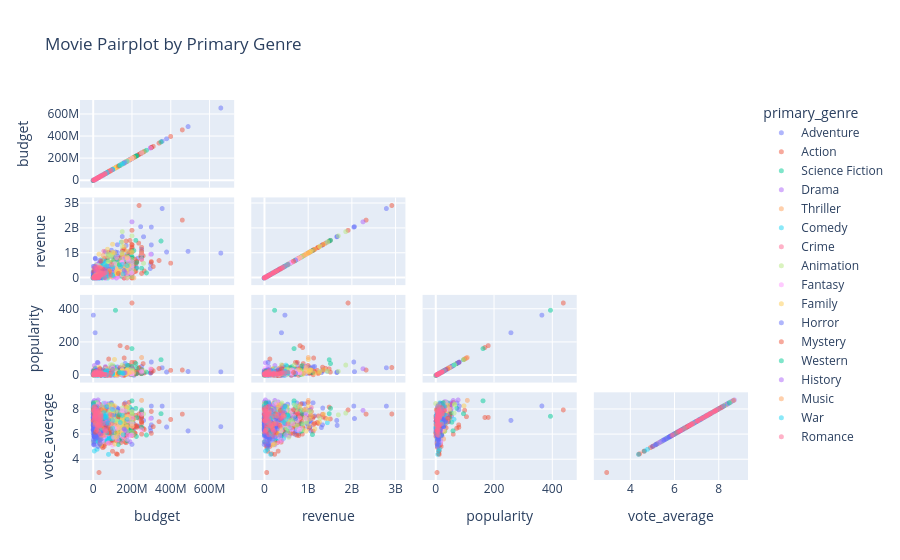

Notebook cell for this chart:
### Markdown cell above
VISUALIZATION CHART 8

insights - Almost all movie vote_average will be around 6 to 8

### Code cell
df_primary_genre = (
    df_movie_genres
    .drop_duplicates(subset="movie_id", keep="first")
    .merge(df_genres, on="genre_id", how="left")
    [["movie_id", "genre_name"]]
    .rename(columns={"genre_name": "primary_genre"})
)

df_pairplot = df_movies.merge(
    df_primary_genre,
    on="movie_id",
    how="left"
)

cols = [
    "budget",
    "revenue",
    "popularity",
    "vote_average",
    "primary_genre"
]

df_pairplot = df_pairplot[cols].dropna()

fig = px.scatter_matrix(
    df_pairplot,
    dimensions=[
        "budget",
        "revenue",
        "popularity",
        "vote_average"
    ],
    color="primary_genre",
    title="Movie Pairplot by Primary Genre",
    opacity=0.5
)

fig.update_traces(
    diagonal_visible=True,
    showupperhalf=False,
    marker=dict(size=5)
)

fig.show()
